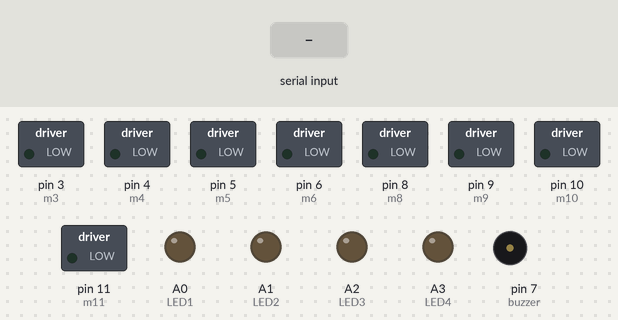
Recording of a sketch running on a simulated Arduino Uno, built with avr-gcc and run on an emulated ATmega328P. Parts: switched loads named in the sketch (green lamp = pin HIGH), output pins drawn as LEDs (lit = HIGH), buzzer (waves = sounding, pin HIGH). The inputs (shaded band) are chosen by the test bench. What the sketch prints to the serial monitor is not drawn.

Above: at 1.2 s.
1.3 s: "R" received over the second serial link
At 2.5 s:
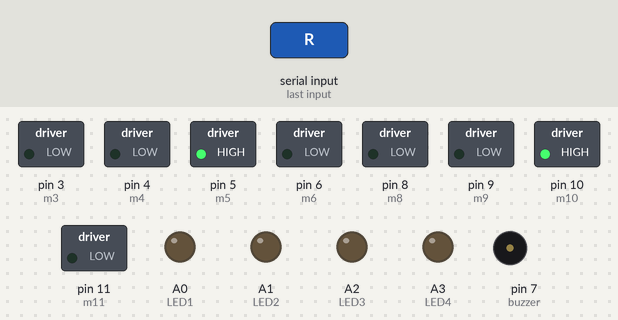
2.8 s: "L" received over the second serial link
At 3.9 s:
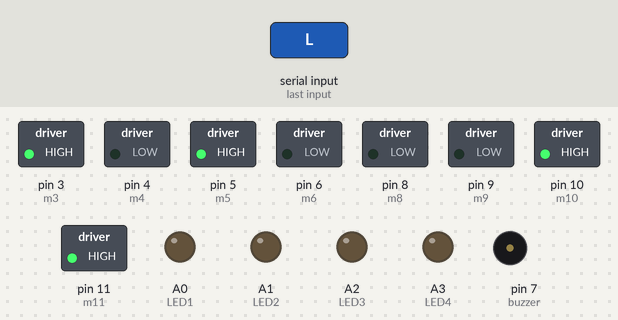
4.3 s: "B" received over the second serial link
At 4.9 s:
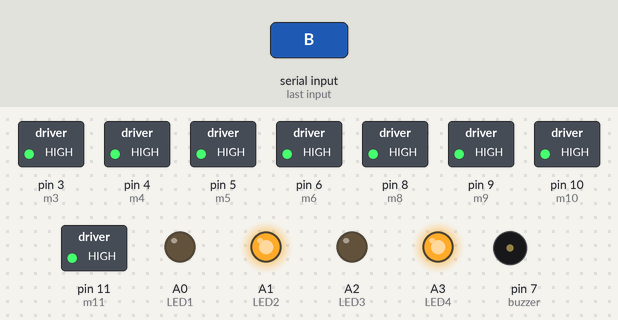
5.8 s: "V" received over the second serial link
At 6.1 s:
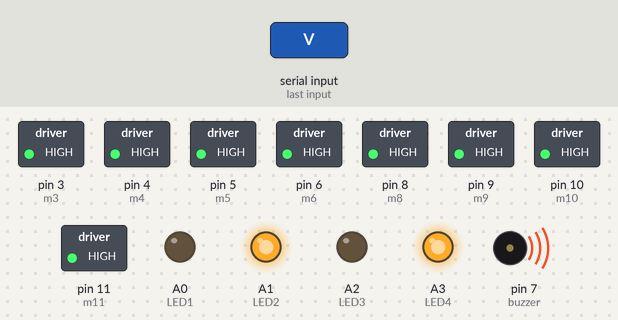
7.3 s: "S" received over the second serial link
At 8.4 s:
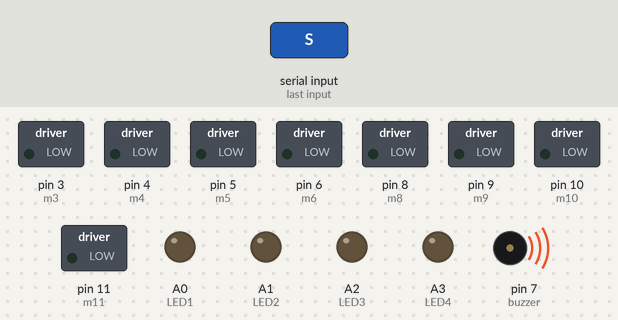
8.8 s: "F" received over the second serial link
At 9.6 s:
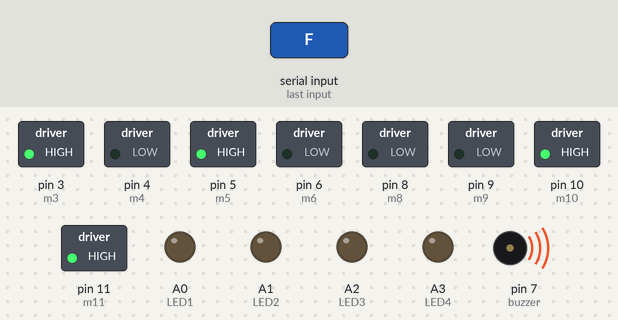
Timing chart, 0 to 11.3 s (numbered marks = the images above; inputs shaded):
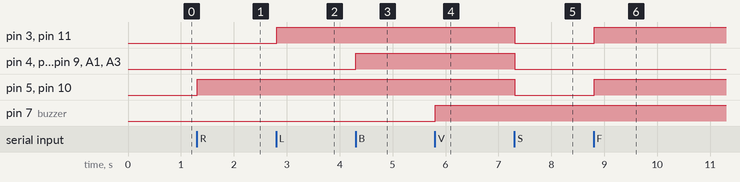

The sketch:

carrinho_controleRemoto.ino
```cpp
//Programa: Carrinho de controle remoto bluetooth - CIEBP
//data: 01/09/2023
//Autor: CIEBP Araraquara

//informaçoes para programar o controle blouetooth
/*informaçoes do controle blouetooth
QUANDO NEM UM COMANDO INFORMADO - 83
para a direita o bluetooth lê - 82
para a esquerda 76
para frente 70
para trás 66
Desliga LED dianteiro - 119
Liga o LED dianteiro - 87
Desligar o LED traseiro - 117
Liga o LED traseiro - 85
Desligar a buzina - 118
Ligar a buzina - 86
Desligar o pisca alerta - 120
ligar o pisca alerta - 88*/

//carrega as bibliotecas
#include <SoftwareSerial.h>

// Define os pinos de comunicação do modulo bluetooth
SoftwareSerial bluetooth(13, 12); //RX TX lembra do inverso (o rx do componente tx do arduino)

//Atribuindo nome aos pinos - variaveis- pederia ser intilizado int
#define m6 6 //tras direita
#define m3 3 //tras direita frente
#define m4 4 //tras esquerda tras
#define m5 5 //tras esquerda frente
#define m8 8 //frente esquerda tras
#define m9 9 //frente direita tras
#define m10 10 //frente esquerda frente
#define m11 11 //frente direita frente
#define LED1 A0 //frente direito
#define LED2 A1 //tras direito
#define LED3 A2 //frente esquerdo
#define LED4 A3 //tras esquerdo
#define buzzer 7

// FUNÇÃO PARAR - DESLIGA TODOS OS MOTORES
void parar() {
  digitalWrite(m6, LOW);
  digitalWrite(m3, LOW);
  digitalWrite(m4, LOW);
  digitalWrite(m5, LOW);
  digitalWrite(m8, LOW);
  digitalWrite(m9, LOW);
  digitalWrite(m10, LOW);
  digitalWrite(m11, LOW);
  digitalWrite(LED2, LOW);
  digitalWrite(LED4, LOW);
}

//FUNÇÃO TRAS - LIGA OS PINOS M3, M5, M8 E M9 - FAZZENDO O CARRO IR PARA TRAS
void tras() {
  digitalWrite(m6, HIGH);
  digitalWrite(m4, HIGH);
  digitalWrite(m8, HIGH);
  digitalWrite(m9, HIGH);
  digitalWrite(LED2, HIGH);// liga led da ré
  digitalWrite(LED4, HIGH);// liga led da ré
}
//FUNÇÃO FRENTE - LIGA OS PINOS M10, M11, M3 E M5 - FAZENDO O CARRO IR PARA FRENTE
void frente() {
  digitalWrite(m10, HIGH);
  digitalWrite(m11, HIGH);
  digitalWrite(m3, HIGH);
  digitalWrite(m5, HIGH);
}
// FUNÇÃO DIREITA - LIGA OS PINOS M5 e M10 FAZENDO O CARRO VIARA PARA A DIREITA
void direita() {
  digitalWrite(m5, HIGH);
  digitalWrite(m10, HIGH);
}
// FUNÇÃO ESQUERDA - LIGA OS PINOS M3 e M11 FAZENDO O CARRO VIARA PARA A eSQUERDA
void esquerda() {
  digitalWrite(m3, HIGH);
  digitalWrite(m11, HIGH);
}
//FUNÇÃO BUNINA
void buzina() {
  digitalWrite(buzzer, HIGH);
  /*delay(300);
  digitalWrite(buzzer, HIGH);
  delay(300);
  digitalWrite(buzzer, HIGH);
  delay(300);
  digitalWrite(buzzer, HIGH);
  delay(300);
  digitalWrite(buzzer, HIGH);
  delay(300);
  digitalWrite(buzzer, HIGH);
  delay(300);*/
}
//FUNÇÃO FAROL - LIGA PINO LED1 E LED 2
void farol() {
   digitalWrite(LED1, HIGH);
   digitalWrite(LED3, HIGH);
  }


void setup() {
  bluetooth.begin(9600); // COMOONICAÇÃO SERIAL BLUETOOTH
  Serial.begin(9600); // MONITOR SERIAL
  // DEFINE AS PORTAS COMO SAIDA DE INFORMAÇÃO
  pinMode(m6, OUTPUT);
  pinMode(m3, OUTPUT);
  pinMode(m4, OUTPUT);
  pinMode(m5, OUTPUT);
  pinMode(m8, OUTPUT);
  pinMode(m9, OUTPUT);
  pinMode(m10, OUTPUT);
  pinMode(m11, OUTPUT);
  pinMode(LED1, OUTPUT);
  pinMode(LED2, OUTPUT);
  pinMode(LED3, OUTPUT);
  pinMode(LED4, OUTPUT);
  pinMode(buzzer, OUTPUT);
}

//INICIO DO CODIGO QUE VAI RODAR NO CARRINHO
void loop() {
  int C = bluetooth.read(); //  A VARIAVEL C ARMAZENA A LEITURA DO BLUETOOTH
  Serial.println(C); //  A VARIAVEL C É IMPRESA NO MONITOR SERIAL

// SE A VARIAVEL C FOR IGUAL A 83 - CHAMA AFUNÇÃO PARAR()
  if (C == 83) {
    parar();
  }

// SE A VARIAVEL C FOR IGUAL A 82 - CHAMA AFUNÇÃO DIREITA()
  if (C == 82) {
    direita();
  }

// SE A VARIAVEL C FOR IGUAL A 76 - CHAMA AFUNÇÃO ESQUERDA()
  if (C == 76) {
    esquerda();
  }

// SE A VARIAVEL C FOR IGUAL A 70 - CHAMA AFUNÇÃO FRENTE()
  if (C == 70) {
    frente();
  }

// SE A VARIAVEL C FOR IGUAL A 66 - CHAMA AFUNÇÃO TRAS()
  if (C == 66) {
    tras();
  }

// SE A VARIAVEL C FOR IGUAL A 86 - CHAMA AFUNÇÃO BUZINA()
  if (C == 86) {
    buzina();
  } else if (C == 118){
    digitalWrite(buzzer, LOW);// DESLIGA BUZINA()
  }

// SE A VARIAVEL C FOR IGUAL A 87 - CHAMA AFUNÇÃO FAROL()
  if (C == 87) {
    farol();
  } else if (C == 119){
    digitalWrite(LED1, LOW);// DESLIGA FAROL
    digitalWrite(LED3, LOW);// DESLIGA FAROL
  }
}
```

Measured:
- after the input at 1.3 s, pin 5 (m5), pin 10 (m10): LOW → HIGH at once
- after the input at 2.8 s, pin 3 (m3), pin 11 (m11): LOW → HIGH at once
- after the input at 4.3 s, pin 4 (m4), pin 6 (m6), pin 8 (m8), pin 9 (m9), A1 (LED2), A3 (LED4): LOW → HIGH at once
- after the input at 5.8 s, pin 7 (buzzer): LOW → HIGH at once
- after the input at 7.3 s, pin 3 (m3), pin 4 (m4), pin 5 (m5), pin 6 (m6), pin 8 (m8), pin 9 (m9), pin 10 (m10), pin 11 (m11), A1 (LED2), A3 (LED4): HIGH → LOW at once
- after the input at 8.8 s, pin 3 (m3), pin 5 (m5), pin 10 (m10), pin 11 (m11): LOW → HIGH at once
